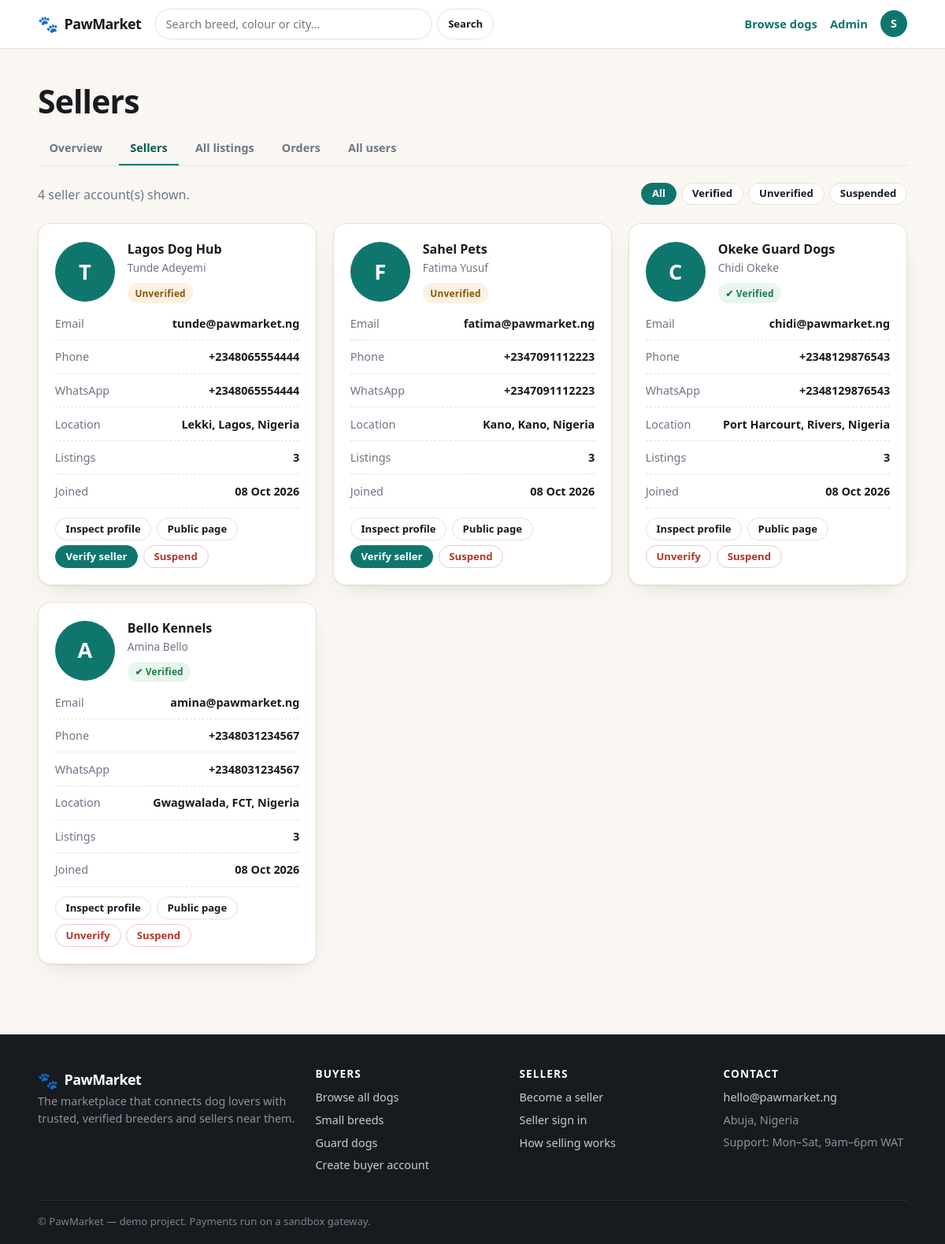
/admin/sellers (signed in), run on the app's committed database.
### app/models.py (models this page shows, shortened)
class User(UserMixin, db.Model):
    __tablename__ = "users"
    id = db.Column(db.Integer, primary_key=True)
    full_name = db.Column(db.String(120), nullable=False)
    email = db.Column(db.String(160), unique=True, nullable=False, index=True)
    phone = db.Column(db.String(40))
    whatsapp = db.Column(db.String(40))
    password_hash = db.Column(db.String(255), nullable=False)
    role = db.Column(db.String(20), nullable=False, default="buyer")
    business_name = db.Column(db.String(160))
    bio = db.Column(db.Text)
    country = db.Column(db.String(80), default="Nigeria")
    state = db.Column(db.String(80))
    city = db.Column(db.String(80))
    address = db.Column(db.String(200))
    avatar = db.Column(db.String(200))
    is_verified = db.Column(db.Boolean, default=False)   # admin-controlled badge
    is_active_user = db.Column(db.Boolean, default=True)  # admin can suspend
    created_at = db.Column(db.DateTime, default=datetime.utcnow)
    dogs = db.relationship("Dog", backref="seller", lazy="dynamic",
                           cascade="all, delete-orphan", foreign_keys="Dog.seller_id")
    favorites = db.relationship("Favorite", backref="user", lazy="dynamic",
                                cascade="all, delete-orphan")
    orders = db.relationship("Order", backref="buyer", lazy="dynamic",
                             foreign_keys="Order.buyer_id",
                             cascade="all, delete-orphan")
    @property
    def is_active(self):  # Flask-Login uses this to block suspended accounts
        return self.is_active_user
    @property
    def is_admin(self):
        return self.role == "admin"
    @property
    def is_seller(self):
        return self.role == "seller"
    @property
    def is_buyer(self):
        return self.role == "buyer"
    @property
    def location(self):
        parts = [p for p in (self.city, self.state, self.country) if p]
        return ", ".join(parts) if parts else "Location not provided"

### app/admin.py (the view)
@admin_bp.route("/sellers")
@role_required("admin")
def sellers():
    status = request.args.get("status")
    q = User.query.filter_by(role="seller")
    if status == "verified":
        q = q.filter_by(is_verified=True)
    elif status == "unverified":
        q = q.filter_by(is_verified=False)
    elif status == "suspended":
        q = q.filter_by(is_active_user=False)
    rows = q.order_by(User.created_at.desc()).all()
    return render_template("admin/sellers.html", sellers=rows, status=status)

### app/helpers.py (called while the page is built)
def role_required(*roles):
    def decorator(view):
        @wraps(view)
        def wrapped(*args, **kwargs):
            if not current_user.is_authenticated:
                flash("Please sign in to continue.", "info")
                return redirect(url_for("auth.login"))
            if current_user.role not in roles:
                abort(403)
            return view(*args, **kwargs)
        return wrapped
    return decorator

### app/models.py (called while the page is built)
@login_manager.user_loader
def load_user(user_id):
    return db.session.get(User, int(user_id))

### templates/admin/sellers.html (shortened to what this page needs)
{% extends "base.html" %}
{% block content %}
<section>
  <div class="container">
    <h1>Sellers</h1>
    {% include "admin/_admin_nav.html" %}
    <div class="section-head mt-2">
      <p class="muted" style="margin:0">{{ sellers|length }} seller account(s) shown.</p>
      <div style="display:flex;gap:.4rem;flex-wrap:wrap">
        <a class="btn btn-sm {{ 'btn-primary' if not status }}" href="{{ url_for('admin.sellers') }}">All</a>
        <a class="btn btn-sm {{ 'btn-primary' if status == 'verified' }}" href="{{ url_for('admin.sellers', status='verified') }}">Verified</a>
        <a class="btn btn-sm {{ 'btn-primary' if status == 'unverified' }}" href="{{ url_for('admin.sellers', status='unverified') }}">Unverified</a>
        <a class="btn btn-sm {{ 'btn-primary' if status == 'suspended' }}" href="{{ url_for('admin.sellers', status='suspended') }}">Suspended</a>
      </div>
    </div>
    <div class="grid grid-3">
      {% for s in sellers %}
        <div class="card card-pad">
          <div class="profile-head">
            <span class="avatar avatar-lg">
              {% if s.avatar %}<img src="{{ url_for('static', filename='uploads/' + s.avatar) }}" alt="">
              {% else %}{{ s.full_name[0]|upper }}{% endif %}
            </span>
            <div>
              <strong>{{ s.business_name or s.full_name }}</strong>
              <div class="muted small">{{ s.full_name }}</div>
              <div class="mt-1">
                {% if not s.is_active_user %}<span class="badge badge-red">Suspended</span>
                {% elif s.is_verified %}<span class="badge badge-ok">✔ Verified</span>
                {% else %}<span class="badge badge-amber">Unverified</span>{% endif %}
              </div>
            </div>
          </div>
          <div class="spec-grid" style="grid-template-columns:1fr">
            <div class="spec"><span>Email</span><span>{{ s.email }}</span></div>
            <div class="spec"><span>Phone</span><span>{{ s.phone or '—' }}</span></div>
            <div class="spec"><span>WhatsApp</span><span>{{ s.whatsapp or '—' }}</span></div>
            <div class="spec"><span>Location</span><span>{{ s.location }}</span></div>
            <div class="spec"><span>Listings</span><span>{{ s.dogs.count() }}</span></div>
            <div class="spec"><span>Joined</span><span>{{ s.created_at.strftime('%d %b %Y') }}</span></div>
          </div>
          <div style="display:flex;gap:.4rem;flex-wrap:wrap;margin-top:.8rem">
            <a class="btn btn-sm" href="{{ url_for('admin.seller_detail', seller_id=s.id) }}">Inspect profile</a>
            <a class="btn btn-sm" href="{{ url_for('main.seller_profile', seller_id=s.id) }}">Public page</a>
          </div>
          <div style="display:flex;gap:.4rem;flex-wrap:wrap;margin-top:.4rem">
            <form method="post" action="{{ url_for('admin.toggle_verify', user_id=s.id) }}">
              <button class="btn btn-sm {{ 'btn-danger' if s.is_verified else 'btn-primary' }}" type="submit">
                {{ 'Unverify' if s.is_verified else 'Verify seller' }}</button>
            </form>
            <form method="post" action="{{ url_for('admin.toggle_suspend', user_id=s.id) }}">
              <button class="btn btn-sm {{ 'btn-danger' if s.is_active_user else '' }}" type="submit">
                {{ 'Suspend' if s.is_active_user else 'Reactivate' }}</button>
            </form>
          </div>
        </div>
      {% else %}
        <div class="empty">No sellers found for this filter.</div>
      {% endfor %}
    </div>
  </div>
</section>
{% endblock %}

### templates/base.html (shortened to what this page needs)
<!DOCTYPE html>
<html lang="en">
<head>
  <link rel="stylesheet" href="{{ url_for('static', filename='css/app.css') }}">
</head>
<body>
<header class="nav">
  <div class="container nav-inner">
    <a class="brand" href="{{ url_for('main.home') }}">
      <span class="brand-mark">🐾</span>
      <span class="brand-text">{{ SITE_NAME }}</span>
    </a>
    <form class="nav-search" action="{{ url_for('main.browse') }}" method="get">
      <input type="search" name="q" placeholder="Search breed, colour or city…"
             value="{{ request.args.get('q','') if request.endpoint == 'main.browse' else '' }}">
      <button class="btn btn-sm" type="submit">Search</button>
    </form>
    <nav class="nav-links">
      <a href="{{ url_for('main.browse') }}">Browse dogs</a>
      {% if current_user.is_authenticated %}
        {% if current_user.is_admin %}
          <a href="{{ url_for('admin.dashboard') }}">Admin</a>
        {% elif current_user.is_seller %}
          <a href="{{ url_for('seller.dashboard') }}">Seller dashboard</a>
        {% else %}
          <a href="{{ url_for('main.buyer_dashboard') }}">My dashboard</a>
        {% endif %}
        <div class="user-menu">
          <span class="avatar avatar-sm">
            {% if current_user.avatar %}
              <img src="{{ url_for('static', filename='uploads/' + current_user.avatar) }}" alt="">
            {% else %}{{ current_user.full_name[0]|upper }}{% endif %}
          </span>
        </div>
      {% else %}
        <a href="{{ url_for('auth.login') }}">Sign in</a>
        <a class="btn btn-sm btn-primary" href="{{ url_for('auth.register', role='seller') }}">Sell a dog</a>
      {% endif %}
    </nav>
  </div>
</header>
<main>
  {% block content %}{% endblock %}
</main>
<footer class="footer">
  <div class="container footer-grid">
    <div>
      <div class="brand brand-light"><span class="brand-mark">🐾</span> {{ SITE_NAME }}</div>
      <p class="muted-light">The marketplace that connects dog lovers with trusted, verified
        breeders and sellers near them.</p>
    </div>
    <div>
      <h4>Buyers</h4>
      <a href="{{ url_for('main.browse') }}">Browse all dogs</a>
      <a href="{{ url_for('main.browse', size='Small') }}">Small breeds</a>
      <a href="{{ url_for('main.browse', size='Giant') }}">Guard dogs</a>
      <a href="{{ url_for('auth.register', role='buyer') }}">Create buyer account</a>
    </div>
    <div>
      <h4>Sellers</h4>
      <a href="{{ url_for('auth.register', role='seller') }}">Become a seller</a>
      <a href="{{ url_for('auth.login') }}">Seller sign in</a>
      <a href="{{ url_for('main.home') }}#how">How selling works</a>
    </div>
    <div>
      <h4>Contact</h4>
      <a href="mailto:{{ CONTACT_EMAIL }}">{{ CONTACT_EMAIL }}</a>
      <span class="muted-light">Abuja, Nigeria</span>
      <span class="muted-light">Support: Mon–Sat, 9am–6pm WAT</span>
    </div>
  </div>
  <div class="container footer-bottom">
    <span>© {{ SITE_NAME }} — demo project. Payments run on a sandbox gateway.</span>
  </div>
</footer>
</body>
</html>

### static/css/app.css (style rules this page uses)
:root { --ink:#171a1f; --ink-2:#3d4550; --muted:#6d7684; --line:#e6e1d8; --cream:#faf7f2; --card:#ffffff; --brand:#0f766e; --brand-dark:#0b5a54; --brand-tint:#e6f2f0; --accent:#e08b2c; --accent-tint:#fdf1e0; --danger:#b4342c; --danger-tint:#fdeceb; --ok:#1d7a4d; --ok-tint:#e8f6ee; --info-tint:#eef3fb; --info:#2a5aa8; --radius:16px; --radius-sm:10px; --shadow:0 1px 2px rgba(23,26,31,.05), 0 10px 28px -18px rgba(23,26,31,.28); --shadow-lg:0 18px 50px -24px rgba(23,26,31,.42); }
* { box-sizing:border-box }
html,body { margin:0;padding:0 }
body { font-family:"Segoe UI",system-ui,-apple-system,"Helvetica Neue",Arial,sans-serif; color:var(--ink);background:var(--cream);line-height:1.55;-webkit-font-smoothing:antialiased; }
a { color:var(--brand);text-decoration:none }
h1,h2,h3,h4 { margin:0 0 .4em;line-height:1.18;letter-spacing:-.02em }
h1 { font-size:clamp(1.9rem,3.4vw,2.9rem) }
p { margin:0 0 1em }
.container { width:min(1180px,92vw);margin:0 auto }
.muted { color:var(--muted) }
.small { font-size:.86rem }
.mt-1 { margin-top:.5rem }
.mt-2 { margin-top:1rem }
section { padding:2.6rem 0 }
.section-head { display:flex;justify-content:space-between;align-items:flex-end;gap:1rem;margin-bottom:1.4rem;flex-wrap:wrap }
.nav { position:sticky;top:0;z-index:50;background:rgba(255,255,255,.94); backdrop-filter:blur(10px);border-bottom:1px solid var(--line) }
.nav-inner { display:flex;align-items:center;gap:1.1rem;padding:.7rem 0 }
.brand { display:flex;align-items:center;gap:.5rem;font-weight:800;font-size:1.12rem; color:var(--ink);letter-spacing:-.03em }
.brand-mark { font-size:1.3rem }
.brand-light { color:#fff }
.nav-search { display:flex;gap:.4rem;flex:1;max-width:430px }
.nav-search input { flex:1;padding:.55rem .8rem;border:1px solid var(--line);border-radius:999px; background:#fff;font-size:.9rem }
.nav-links { display:flex;align-items:center;gap:1rem;margin-left:auto;font-weight:600;font-size:.92rem }
.user-menu { position:relative;display:flex;align-items:center;gap:.5rem;cursor:pointer }
.avatar { display:inline-flex;align-items:center;justify-content:center;border-radius:50%; background:var(--brand);color:#fff;font-weight:700;overflow:hidden }
.avatar-sm { width:34px;height:34px;font-size:.9rem }
.avatar-lg { width:76px;height:76px;font-size:1.7rem }
.btn { display:inline-flex;align-items:center;justify-content:center;gap:.45rem;cursor:pointer; border:1px solid var(--line);background:#fff;color:var(--ink);font-weight:650;font-size:.92rem; padding:.62rem 1.05rem;border-radius:999px;transition:.16s;font-family:inherit;line-height:1 }
.btn-primary { background:var(--brand);border-color:var(--brand);color:#fff }
.btn-danger { background:#fff;border-color:#f0c8c4;color:var(--danger) }
.btn-sm { padding:.42rem .8rem;font-size:.82rem }
.badge { display:inline-flex;align-items:center;gap:.3rem;padding:.24rem .6rem;border-radius:999px; font-size:.74rem;font-weight:700;letter-spacing:.02em;background:var(--brand-tint);color:var(--brand-dark) }
.badge-amber { background:var(--accent-tint);color:#8a5310 }
.badge-ok { background:var(--ok-tint);color:var(--ok) }
.grid { display:grid;gap:1.3rem }
.grid-3 { grid-template-columns:repeat(3,1fr) }
.card { background:var(--card);border:1px solid var(--line);border-radius:var(--radius); box-shadow:var(--shadow);overflow:hidden }
.card-pad { padding:1.3rem }
input,select,textarea { width:100%;font-family:inherit;font-size:.93rem;padding:.62rem .75rem; border:1px solid var(--line);border-radius:var(--radius-sm);background:#fff;color:var(--ink) }
.spec-grid { display:grid;grid-template-columns:repeat(2,1fr);gap:.1rem .9rem;margin:.4rem 0 0 }
.spec { display:flex;justify-content:space-between;gap:1rem;padding:.55rem 0;border-bottom:1px dashed var(--line); font-size:.9rem }
.spec span:first-child { color:var(--muted) }
.spec span:last-child { font-weight:650;text-align:right }
.profile-head { display:flex;gap:1rem;align-items:center }
.footer { background:var(--ink);color:#c8ccd3;margin-top:3rem;padding:2.6rem 0 1.2rem;font-size:.9rem }
.footer h4 { color:#fff;font-size:.85rem;text-transform:uppercase;letter-spacing:.08em;margin-bottom:.7rem }
.footer a { display:block;color:#c8ccd3;margin-bottom:.4rem }
.footer-grid { display:grid;grid-template-columns:1.4fr 1fr 1fr 1fr;gap:1.6rem }
.muted-light { color:#8d939d;display:block;margin-bottom:.35rem }
.footer-bottom { border-top:1px solid #2b2f36;margin-top:1.6rem;padding-top:1rem;color:#7d838d;font-size:.82rem }

### data on the page
User: full_name "S"
User: full_name "T", business_name "Lagos Dog Hub", full_name "Tunde Adeyemi", shows "Unverified", email "tunde@pawmarket.ng", phone "+2348065554444", whatsapp "+2348065554444", location "Lekki, Lagos, Nigeria", dogs.count "3", created_at "08 Oct 2026", is_verified "Verify seller", is_active_user "Suspend"
User: full_name "F", business_name "Sahel Pets", full_name "Fatima Yusuf", shows "Unverified", email "fatima@pawmarket.ng", phone "+2347091112223", whatsapp "+2347091112223", location "Kano, Kano, Nigeria", dogs.count "3", created_at "08 Oct 2026", is_verified "Verify seller", is_active_user "Suspend"
User: full_name "C", business_name "Okeke Guard Dogs", full_name "Chidi Okeke", shows "✔ Verified", email "chidi@pawmarket.ng", phone "+2348129876543", whatsapp "+2348129876543", location "Port Harcourt, Rivers, Nigeria", dogs.count "3", created_at "08 Oct 2026", is_verified "Unverify", is_active_user "Suspend"
User: full_name "A", business_name "Bello Kennels", full_name "Amina Bello", shows "✔ Verified", email "amina@pawmarket.ng", phone "+2348031234567", whatsapp "+2348031234567", location "Gwagwalada, FCT, Nigeria", dogs.count "3", created_at "08 Oct 2026", is_verified "Unverify", is_active_user "Suspend"

### other printed values
{{ SITE_NAME }} "PawMarket"
{{ label }} "Overview" "Sellers" "All listings" "Orders" "All users"
{{ sellers|length }} "4"
{{ CONTACT_EMAIL }} "hello@pawmarket.ng"
